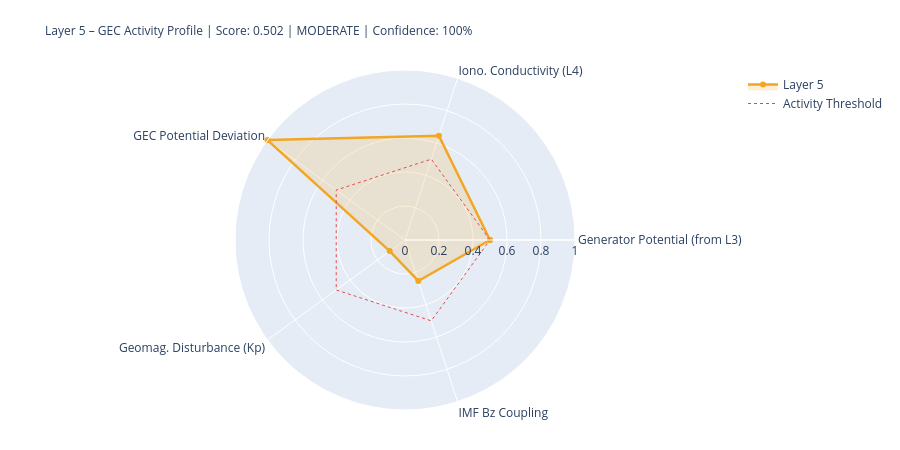

Notebook code for this chart:
### Markdown cell above
---
## 5. State Assessment & Handoff to Layer 6

### Code cell
# ============================================================
# LAYER-5-SCORE
# ============================================================

# Components
# 1) Generator activity (Layer-3-driven)
gen_score = norm(generator_strength, 0.3, 2.0)
gen_src   = 'from_layer3' if l3_thunder_score is not None else 'estimated'

# 2) Ionospheric conductivity (Layer-4-driven)
iono_score = norm(iono_cond_factor, 0.7, 1.4)
iono_src   = 'from_layer4' if l4_ioniz is not None else 'estimated'

# 3) GEC potential deviation from reference
pot_score = norm(abs(delta_V_pct), 0, 30)  # 0 = at reference, 1 = 30% deviation
pot_src   = 'derived'

# 4) Geomagnetic disturbance (Kp) – modulates vertical currents
kp_score = norm(kp_val, 0, 9)
kp_src   = 'primary' if kp_now is not None else 'from_layer4'

# 5) IMF Bz coupling (southward = stronger M-I coupling → GEC influence)
bz_score = norm(-(bz_now or 0), -5, 30) if bz_now is not None else None
bz_src   = 'primary' if bz_now is not None else 'missing'

COMPONENTS = {
    'Generator Potential (from L3)':  {'score': gen_score,   'source': 'derived_from_layer3', 'dynamic': True},
    'Iono. Conductivity (L4)':      {'score': iono_score,  'source': iono_src, 'dynamic': True},
    'GEC Potential Deviation':      {'score': pot_score,   'source': pot_src,  'dynamic': True},
    'Geomag. Disturbance (Kp)':         {'score': kp_score,    'source': kp_src,   'dynamic': True},
    'IMF Bz Coupling':               {'score': bz_score,    'source': bz_src,   'dynamic': True},
}

available   = {k: v['score'] for k, v in COMPONENTS.items() if v['score'] is not None}
unavailable = [k for k, v in COMPONENTS.items() if v['score'] is None]
layer5_score = round(sum(available.values()) / len(available), 4) if available else None
confidence   = round(len(available) / len(COMPONENTS), 2)
level = ('unknown' if layer5_score is None
         else 'quiet'   if layer5_score < 0.3
         else 'moderate' if layer5_score < 0.6
         else 'active')
dominant_l5 = max(available, key=available.get) if available else 'none'

# Kp consistency: separate 1-min raw value from score value
kp_1m_raw   = kp_now          # directly from API (can be 0.0 during live measurement)
kp_for_score = kp_val          # from Layer-0 context or estimated value if needed
kp_score_src = kp_src

W = 68
print('=' * W)
print('LAYER 5 – GLOBAL ELECTRIC CIRCUIT – STATE ASSESSMENT')
print('=' * W)
for name, comp in COMPONENTS.items():
    s = comp['score']
    if s is not None:
        bar = '█' * int(s*20) + '░' * (20-int(s*20))
        print(f'  {name:<34} {bar}  {s:.3f}  [{comp["source"]}]')
    else:
        print(f'  {name:<34} {"─"*20}  n/a   [missing]')
print('-' * W)
print(f'  Score:         {layer5_score:.3f}  ({len(available)}/{len(COMPONENTS)} components)')
print(f'  Confidence:    {confidence:.0%}')
print(f'  Level:         {level.upper()}')
print(f'  Dominant:      {dominant_l5}')
print(f'  V_iono:        {V_iono_mod:.1f} kV  (Δ {delta_V_pct:+.1f}% vs. Ref)')
print(f'  I_total:       {I_total_mod:.1f} A   (Δ {delta_I_pct:+.1f}% vs. Ref)')
print('=' * W)

# Radar
cats   = list(available.keys())
vals_r = list(available.values())
if len(cats) >= 3:
    fig = go.Figure()
    fig.add_trace(go.Scatterpolar(
        r=vals_r + [vals_r[0]], theta=cats + [cats[0]],
        fill='toself', fillcolor='rgba(242,166,35,0.18)',
        line=dict(color='#F2A623', width=2.5), name='Layer 5'
    ))
    fig.add_trace(go.Scatterpolar(
        r=[0.5]*(len(cats)+1), theta=cats+[cats[0]],
        line=dict(color='#E24B4A', dash='dot', width=1),
        mode='lines', name='Activity Threshold'
    ))
    fig.update_layout(
        title=dict(
            text=f'Layer 5 – GEC Activity Profile | Score: {layer5_score:.3f} | {level.upper()} | Confidence: {confidence:.0%}',
            font=dict(size=12)
        ),
        polar=dict(radialaxis=dict(visible=True, range=[0,1])),
        height=450, showlegend=True,
        margin=dict(l=80, r=80, t=70, b=40)
    )
    fig.show()

### Figure 1 — Plotly figure (JSON) as saved in the notebook; plotly's stock layout.template omitted (floating-point values rounded to 4 significant figures)
{"data": [{"fill": "toself", "fillcolor": "rgba(242,166,35,0.18)", "line": {"color": "#F2A623", "width": 2.5}, "name": "Layer 5", "r": [0.5, 0.6454, 1.0, 0.1111, 0.2534, 0.5], "theta": ["Generator Potential (from L3)", "Iono. Conductivity (L4)", "GEC Potential Deviation", "Geomag. Disturbance (Kp)", "IMF Bz Coupling", "Generator Potential (from L3)"], "type": "scatterpolar"}, {"line": {"color": "#E24B4A", "dash": "dot", "width": 1}, "mode": "lines", "name": "Activity Threshold", "r": [0.5, 0.5, 0.5, 0.5, 0.5, 0.5], "theta": ["Generator Potential (from L3)", "Iono. Conductivity (L4)", "GEC Potential Deviation", "Geomag. Disturbance (Kp)", "IMF Bz Coupling", "Generator Potential (from L3)"], "type": "scatterpolar"}], "layout": {"height": 450, "margin": {"b": 40, "l": 80, "r": 80, "t": 70}, "polar": {"radialaxis": {"range": [0, 1], "visible": true}}, "showlegend": true, "title": {"font": {"size": 12}, "text": "Layer 5 – GEC Activity Profile | Score: 0.502 | MODERATE | Confidence: 100%"}}}
